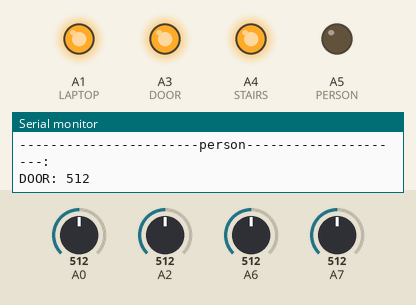
This sketch was run on a simulated Arduino Nano, built with avr-gcc and run on an emulated ATmega328P. On the bench: output pins drawn as LEDs (lit = HIGH), the last lines printed to the serial monitor. The test bench sets the inputs (shaded band); at power-on: A7 = 512, A0 = 512, A2 = 512, A6 = 512.

Above: at 1.2 s.
1.3 s: A7 set to 115
4.3 s: A7 set to 103
At 5.6 s:
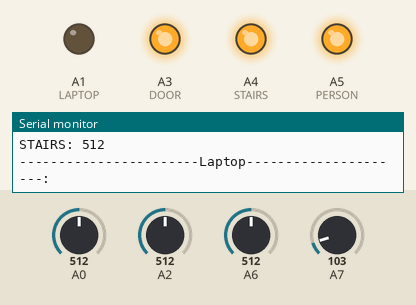
5.9 s: A0 set to 110
8.9 s: A0 set to 93
10.4 s: A2 set to 109
11.9 s: A2 set to 90
Timing chart, 0 to 14.9 s (numbered marks = the images above; inputs shaded):
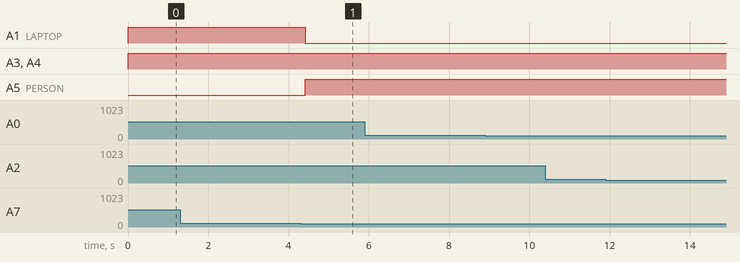

Measured:
- the behaviour switches between 110 and 109 on A7 (found by bisection; images 0 and 1)
- after the input at 4.3 s, A1 (LAPTOP): HIGH → LOW after 0.12 s; A5 (PERSON): LOW → HIGH after 0.12 s

The sketch:

smart_glasses_nano.ino
```cpp
void setup() {
// put your setup code here, to run once:
  // initialize the serial monitor
  Serial.begin(9600);

  // define the audio pins for the object classes
  pinMode(A3,OUTPUT); //DOOR
  pinMode(A4,OUTPUT); //STAIRS
  pinMode(A5,OUTPUT); //PERSON
  pinMode(A1,OUTPUT); //LAPTOP
}

void loop() {
// put your main code here, to run repeatedly:
  // define the ldr pins for the object classes
  int laptop=analogRead(A0);
  int door=analogRead(A6);
  int person=analogRead(A7);
  int stairs=analogRead(A2);

  // print the ldr values
  Serial.print("DOOR: ");
  Serial.println(door);
  Serial.print("PERSON: ");
  Serial.println(person);
  Serial.print("LAPTOP: ");
  Serial.println(laptop);
  Serial.print("STAIRS: ");
  Serial.println(stairs);

  //coditions to trigger the audio files
  if(person>109){
    digitalWrite(A5,LOW);
    digitalWrite(A3,HIGH);
    digitalWrite(A4,HIGH);
    digitalWrite(A1,HIGH);
    Serial.println("-----------------------person---------------------: ");
  }
  else if(laptop>3){
    digitalWrite(A1,LOW);
    digitalWrite(A3,HIGH);
    digitalWrite(A4,HIGH);
    digitalWrite(A5,HIGH);
    Serial.println("-----------------------Laptop---------------------: ");
  }
  else if(door>57){
    digitalWrite(A1,HIGH);
    digitalWrite(A3,LOW);
    digitalWrite(A4,HIGH);
    digitalWrite(A5,HIGH);
    Serial.println("-----------------------door---------------------: ");
  }
  else if(stairs>56){
    digitalWrite(A1,HIGH);
    digitalWrite(A3,HIGH);
    digitalWrite(A4,LOW);
    digitalWrite(A5,HIGH);
    Serial.println("-----------------------stairs---------------------: ");
  }
  else{
    Serial.print("Nonthing: ");
    digitalWrite(A1,HIGH);
    digitalWrite(A3,HIGH);
    digitalWrite(A4,HIGH);
    digitalWrite(A5,HIGH);
    }

}
```
